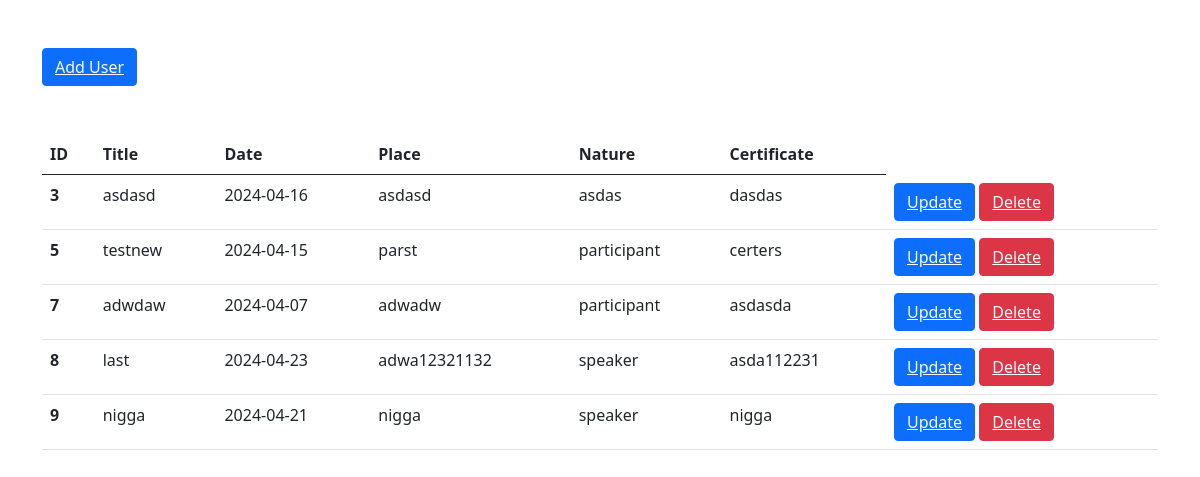
Page /admin_display.php on the committed database.
### tables this page shows
CREATE TABLE `crud` (
  `id` int(100) NOT NULL,
  `id_info` int(50) NOT NULL,
  `title` varchar(50) NOT NULL,
  `date` date NOT NULL,
  `place` varchar(50) NOT NULL,
  `nature` varchar(50) NOT NULL,
  `certificate` varchar(50) NOT NULL
);

### admin_display.php (the view, shortened to what this page needs)
<!DOCTYPE html>
<html lang="en">
<head>
    <link href="https://cdn.jsdelivr.net/npm/bootstrap@5.0.2/dist/css/bootstrap.min.css" rel="stylesheet">
</head>
<body>
    <div class="container">
        <button class="btn btn-primary my-5"><a href="admin_user.php" class="text-light">Add User</a></button>
        <table class="table">
            <thead>
                <tr>
                    <th scope="col">ID</th>
                    <th scope="col">Title</th>
                    <th scope="col">Date</th>
                    <th scope="col">Place</th>
                    <th scope="col">Nature</th>
                    <th scope="col">Certificate</th>
                </tr>
            </thead>
            <tbody>
                <?php
                $sql = "SELECT * FROM crud";
                $result = mysqli_query($con, $sql);
                if ($result) {
                    while ($row = mysqli_fetch_assoc($result)) {
                        $id = $row['id'];
                        $title = $row['title'];
                        $date = $row['date'];
                        $place = $row['place'];
                        $nature = $row['nature'];
                        $certificate = $row['certificate'];
                        echo '<tr>
                        <th scope="row">' . $id . '</th>
                        <td>' . $title . '</td>
                        <td>' . $date . '</td>
                        <td>' . $place . '</td>
                        <td>' . $nature . '</td>
                        <td>' . $certificate . '</td>
                        <td>
                        <button class="btn btn-primary"><a href="admin_update.php" class="text-light">Update</a></button>
                        <button class="btn btn-danger"><a href="admin_delete.php?deleteid='.$id.'" class="text-light">Delete</a></button>
                        </td>
                        </tr>';
                    }
                }
                ?>
            </tbody>
        </table>
    </div>
</body>
</html>

### rows in the picture
crud: id "3", title "asdasd", date "2024-04-16", place "asdasd", nature "asdas", certificate "dasdas"
crud: id "5", title "testnew", date "2024-04-15", place "parst", nature "participant", certificate "certers"
crud: id "7", title "adwdaw", date "2024-04-07", place "adwadw", nature "participant", certificate "asdasda"
crud: id "8", title "last", date "2024-04-23", place "adwa12321132", nature "speaker", certificate "asda112231"
crud: id "9", title "nigga", date "2024-04-21", place "nigga", nature "speaker", certificate "nigga"
